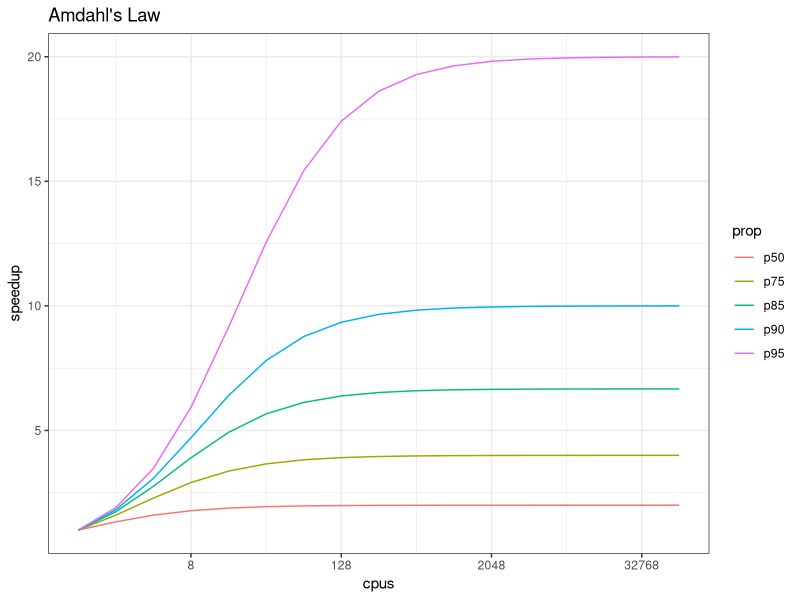

Write the R code that produced this figure. (Note: this script raises an error after producing the figure.)
## ---- chunk 1
knitr::opts_chunk$set(echo = TRUE)
## ---- chunk 2
library(ggplot2)
library(tidyr)
amdahl <- function(p, s) {
  return(1 / ( (1-p) + p/s  ))
}
doubles <- 2^(seq(0,16))
cpu_perf <- cbind(cpus = doubles, p50 = amdahl(.5, doubles))
cpu_perf <- cbind(cpu_perf, p75 = amdahl(.75, doubles))
cpu_perf <- cbind(cpu_perf, p85 = amdahl(.85, doubles))
cpu_perf <- cbind(cpu_perf, p90 = amdahl(.90, doubles))
cpu_perf <- cbind(cpu_perf, p95 = amdahl(.95, doubles))
#cpu_perf <- cbind(cpu_perf, p99 = amdahl(.99, doubles))
cpu_perf <- as.data.frame(cpu_perf)
cpu_perf <- cpu_perf %>% gather(prop, speedup, -cpus)
ggplot(cpu_perf, aes(cpus, speedup, color=prop)) + 
  geom_line() +
  scale_x_continuous(trans='log2') +
  theme_bw() +
  labs(title = "Amdahl's Law")
## ---- chunk 3
x <- iris[which(iris[,5] != "setosa"), c(1,5)]
trials <- 10000
res <- data.frame()
system.time({
  trial <- 1
  while(trial <= trials) {
    ind <- sample(100, 100, replace=TRUE)
    result1 <- glm(x[ind,2]~x[ind,1], family=binomial(logit))
    r <- coefficients(result1)
    res <- rbind(res, r)
    trial <- trial + 1
  }
})
## ---- chunk 4
x <- iris[which(iris[,5] != "setosa"), c(1,5)]
trials <- seq(1, 10000)
boot_fx <- function(trial) {
  ind <- sample(100, 100, replace=TRUE)
  result1 <- glm(x[ind,2]~x[ind,1], family=binomial(logit))
  r <- coefficients(result1)
  res <- rbind(data.frame(), r)
}
system.time({
  results <- lapply(trials, boot_fx)
})
## ---- chunk 5
library(parallel)
library(MASS)

starts <- rep(100, 40)
fx <- function(nstart) kmeans(Boston, 4, nstart=nstart)
numCores <- detectCores()
numCores

system.time(
  results <- lapply(starts, fx)
)

system.time(
  results <- mclapply(starts, fx, mc.cores = numCores)
)
## ---- chunk 6
x <- iris[which(iris[,5] != "setosa"), c(1,5)]
trials <- seq(1, 10000)
boot_fx <- function(trial) {
  ind <- sample(100, 100, replace=TRUE)
  result1 <- glm(x[ind,2]~x[ind,1], family=binomial(logit))
  r <- coefficients(result1)
  res <- rbind(data.frame(), r)
}
system.time({
  results <- mclapply(trials, boot_fx, mc.cores = numCores)
})
## ---- chunk 7
for (i in 1:3) {
  print(sqrt(i))
}
## ---- chunk 8
library(foreach)
foreach (i=1:3) %do% {
  sqrt(i)
}
## ---- chunk 9
library(foreach)
library(doParallel)
registerDoParallel(numCores)  # use multicore, set to the number of our cores
foreach (i=1:3) %dopar% {
  sqrt(i)
}

# To simplify output, foreach has the .combine parameter that can simplify return values

# Return a vector
foreach (i=1:3, .combine=c) %dopar% {
  sqrt(i)
}

# Return a data frame
foreach (i=1:3, .combine=rbind) %dopar% {
  sqrt(i)
}
## ---- chunk 10
# Let's use the iris data set to do a parallel bootstrap
# From the doParallel vignette, but slightly modified
x <- iris[which(iris[,5] != "setosa"), c(1,5)]
trials <- 10000
system.time({
  r <- foreach(icount(trials), .combine=rbind) %dopar% {
    ind <- sample(100, 100, replace=TRUE)
    result1 <- glm(x[ind,2]~x[ind,1], family=binomial(logit))
    coefficients(result1)
  }
})

# And compare that to what it takes to do the same analysis in serial
system.time({
  r <- foreach(icount(trials), .combine=rbind) %do% {
    ind <- sample(100, 100, replace=TRUE)
    result1 <- glm(x[ind,2]~x[ind,1], family=binomial(logit))
    coefficients(result1)
  }
})

# When you're done, clean up the cluster
stopImplicitCluster()
